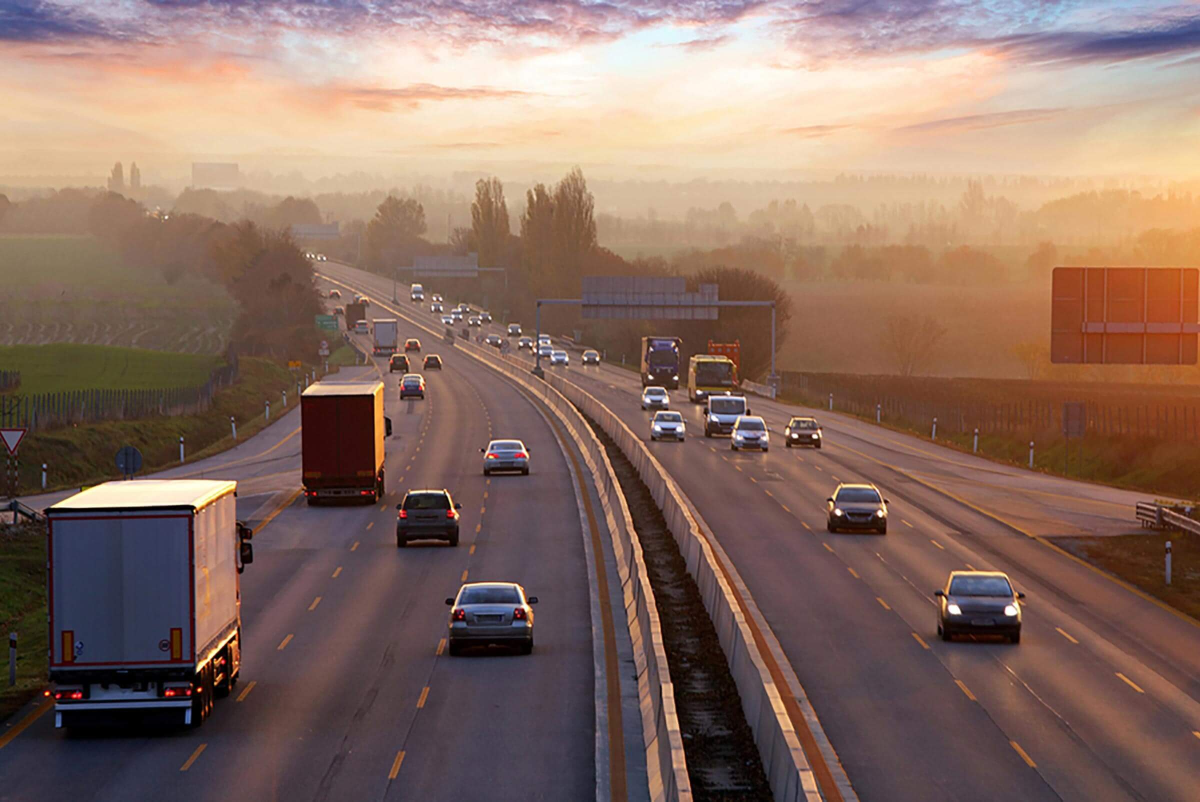
#> input picture prepocessing_image/road.jpg, 2400 x 1603 px (shown at 1/2 size)
$ python ukuranGambar.py
#> lines starting #> are read from the running program, lines starting #| are printed output that depends on the picture
import cv2
import numpy as np
import matplotlib.pyplot as plt

image = cv2.imread(r'road.jpg')
#> image is the input picture: shape (1603, 2400, 3); mean B, G, R 98.4, 109.4, 136.3

setengah = cv2.resize(image , (0, 0) , fx = 0.1 , fy= 0.1)
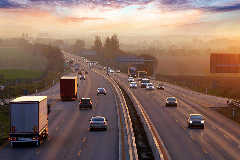
#> setengah: shape (160, 240, 3); mean B, G, R 98.6, 109.6, 136.5
lebih_besar = cv2.resize(image , (1050 , 1610))
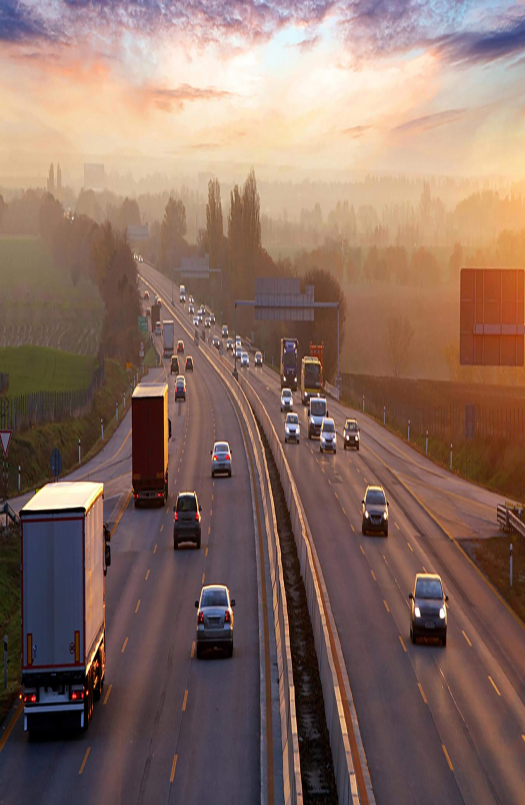
#> lebih_besar: shape (1610, 1050, 3) (shown at 1/2 size); mean B, G, R 98.3, 109.3, 136.2

stretch_near = cv2.resize(image, (780, 540),
                interpolation = cv2.INTER_LINEAR)
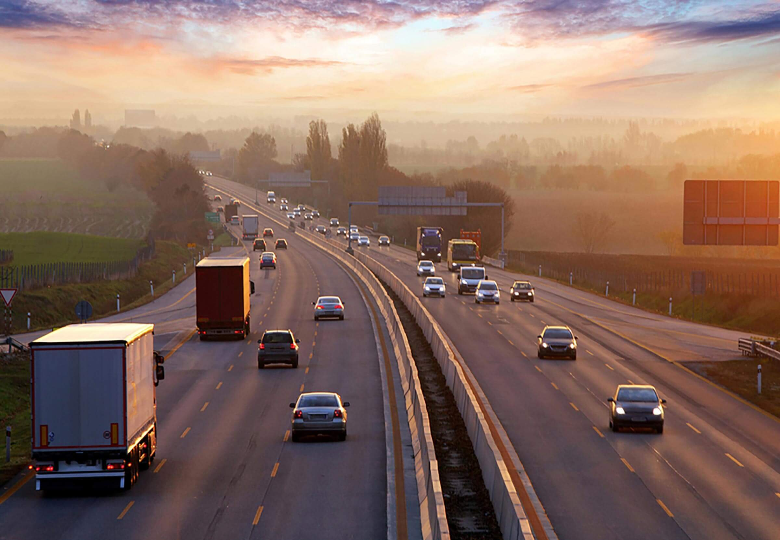
#> stretch_near: shape (540, 780, 3); mean B, G, R 98.3, 109.3, 136.2

Titles =["Original", "Half", "Bigger", "Interpolation Nearest"]

images = [image ,setengah, lebih_besar,stretch_near]
count = 4

for i in range(4):
    plt.subplot(2 ,2, i + 1)
    plt.title(Titles[i])
    plt.imshow(images[i])

plt.show()
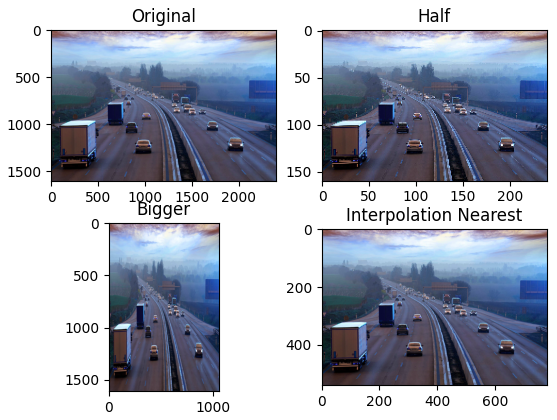
#> figure drawn by matplotlib, 4 panels; B, G, R data is drawn as R, G, B
